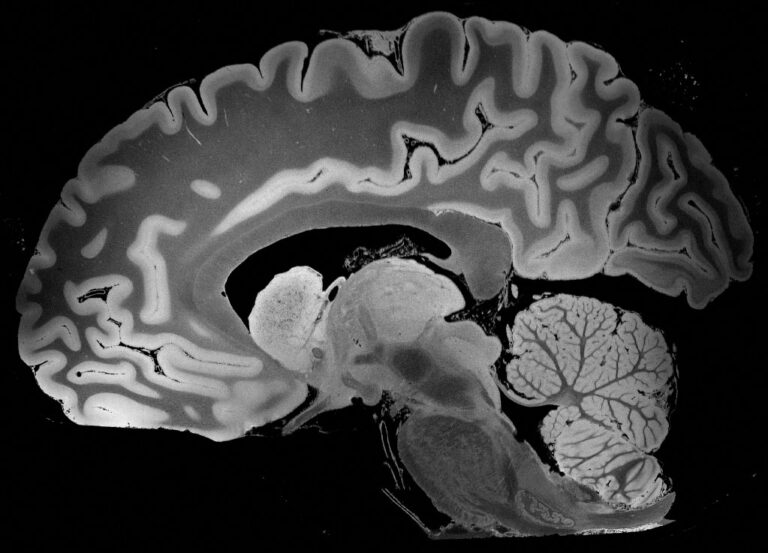
#> input picture p2.jpg, 768 x 553 px
$ python Image-FFT.py
#> lines starting #> are read from the running program, lines starting #| are printed output that depends on the picture
import cv2
import numpy as np
import matplotlib
from matplotlib import pyplot as plt

matplotlib.rcParams['font.size'] = 8.0
np.random.seed(19680801)

img = cv2.imread('p2.jpg', 0)
#> img is the input picture: shape (553, 768); min 0, max 246, mean 61.5

f = np.fft.fft2(img)
fshift = np.fft.fftshift(f)
y1 = np.abs(f) / len(f)
x = np.linspace(0, 100, int(len(y1)))
#> x = 553 values from 0 to 100

magnitude_spectrum = 20 * np.log(np.abs(fshift))
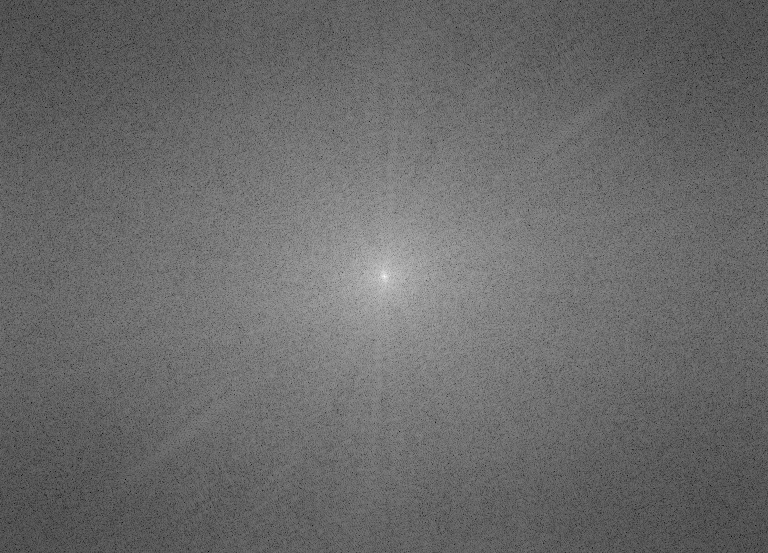
#> magnitude_spectrum: shape (553, 768) float64; min 23.78, max 341.6, mean 156.4; drawn with min black and max white
phase = np.angle(fshift)
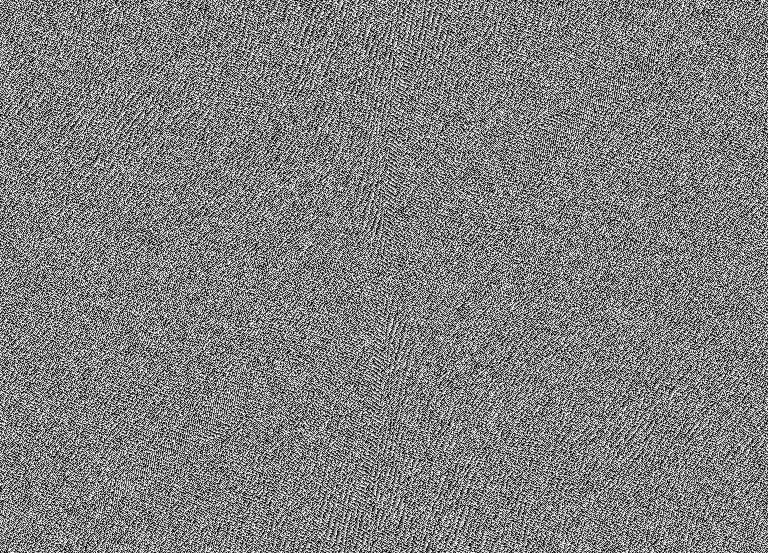
#> phase: shape (553, 768) float64; min -3.14, max 3.14, mean 4.82e-18; drawn with min black and max white

images = []

fig, axs = plt.subplots(2, 2)
for i in range(2):
    for j in range(2):
        axs[i, j].set_yticklabels([])
        axs[i, j].set_xticklabels([])

fig.suptitle('FFT Components')
data = [img, magnitude_spectrum, phase]

images.append(axs[0, 0].imshow(data[0], cmap='gray'))
axs[0, 0].set_title('Input Image')

images.append(axs[1, 0].imshow(data[1], cmap='gray'))
axs[1, 0].set_title('Magnitude Spectrum')

images.append(axs[1, 1].imshow(data[2], cmap='gray'))
axs[1, 1].set_title('Phase Spectrum')

axs[0, 1].plot(x, y1)
axs[0, 1].set_title('FFT')

plt.show()
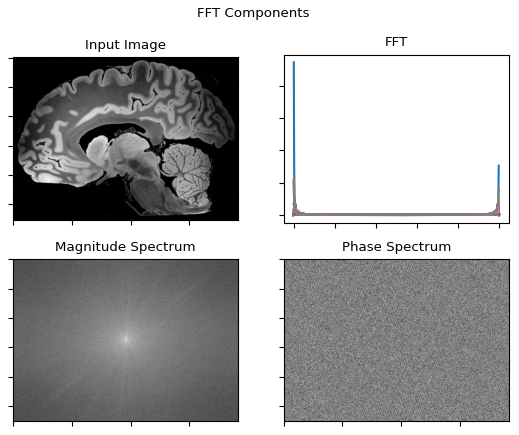
#> figure drawn by matplotlib, 4 panels

# [10 lines of commented-out code are left out]
